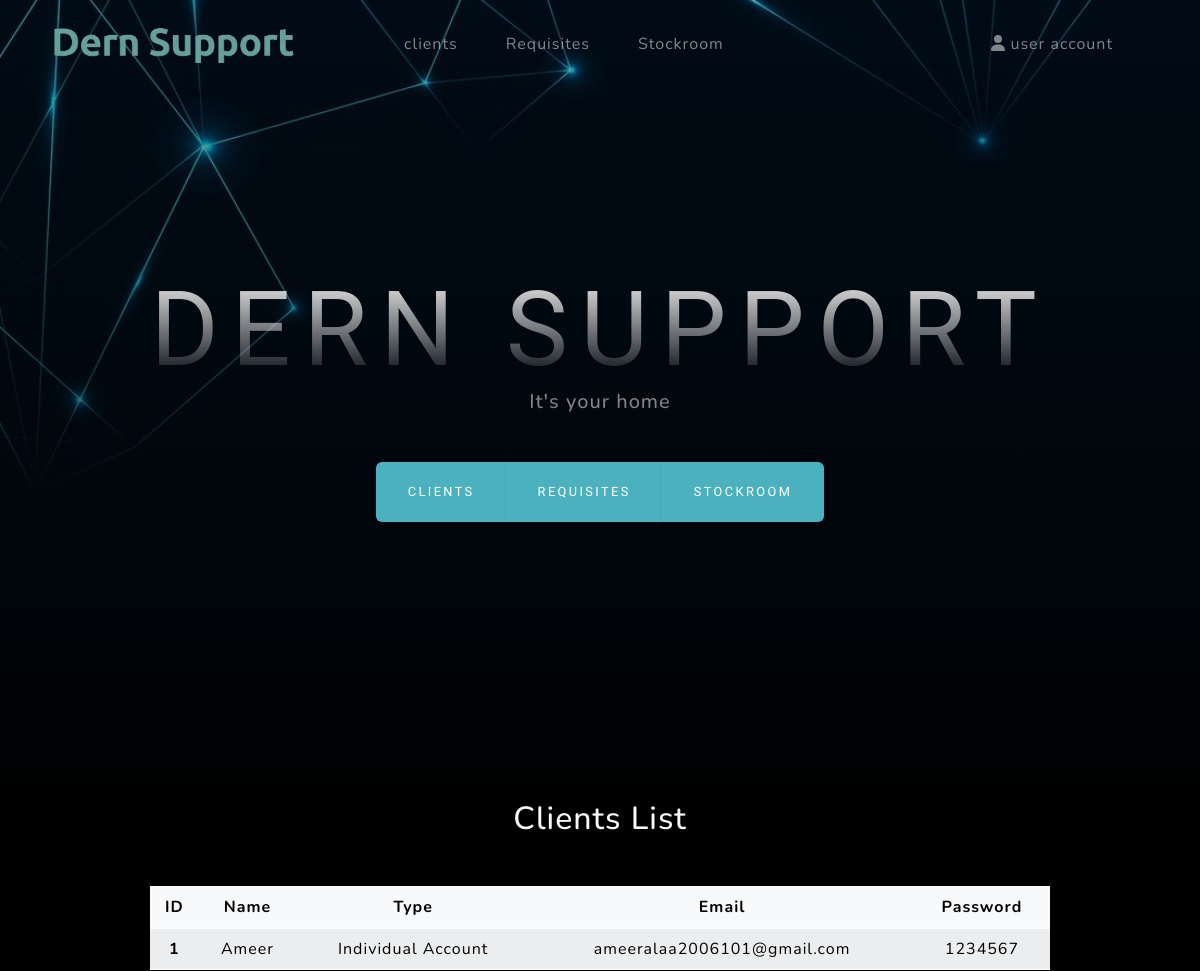
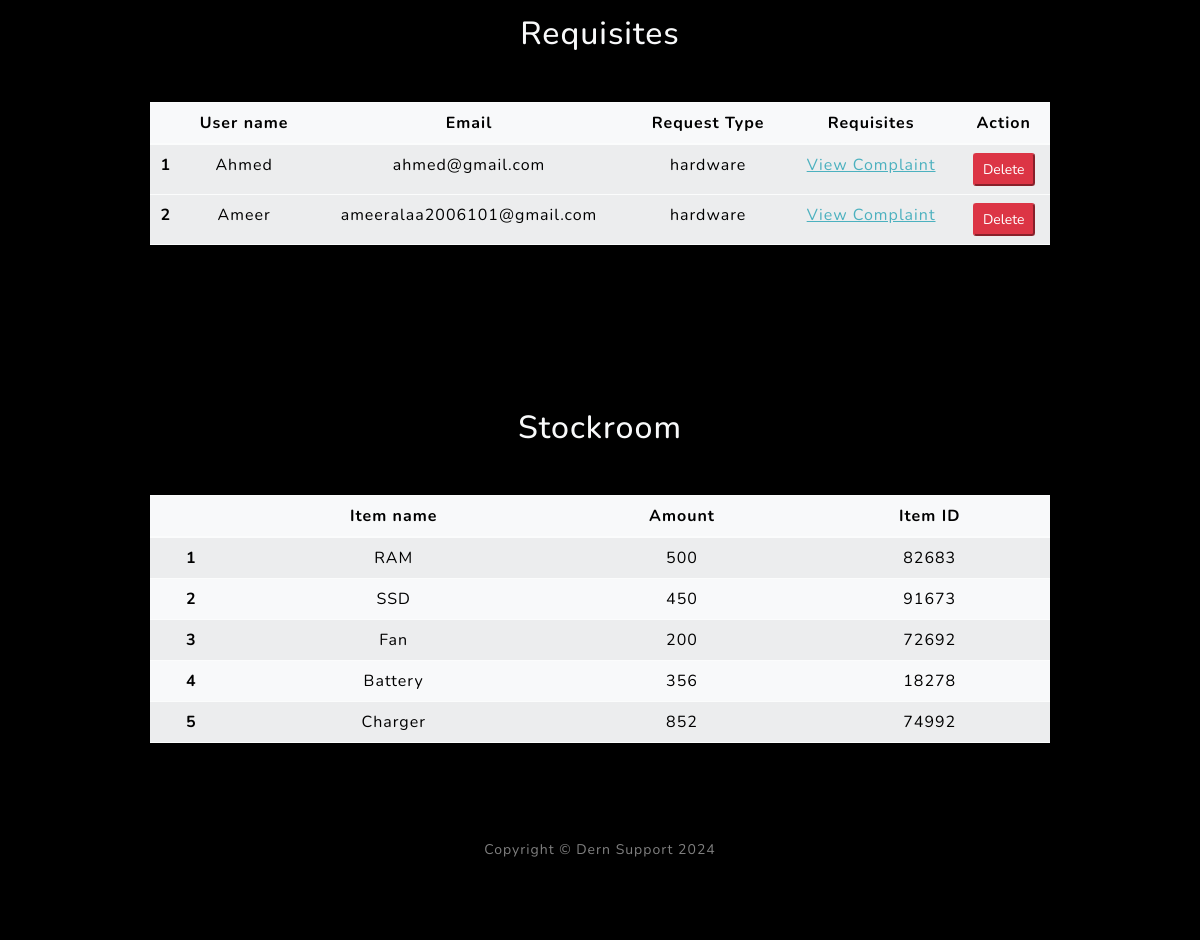
The app's page /business.php with its own data (2 pictures, top to bottom).
### tables this page shows
CREATE TABLE `users` (
  `id` int(11) NOT NULL,
  `username` varchar(50) NOT NULL,
  `email` varchar(255) DEFAULT NULL,
  `password` varchar(100) NOT NULL,
  `type` varchar(100) DEFAULT NULL
);

CREATE TABLE `requests` (
  `id` int(11) NOT NULL,
  `username` varchar(255) DEFAULT NULL,
  `problem` varchar(255) DEFAULT NULL,
  `deliveryDate` datetime DEFAULT NULL,
  `requestType` varchar(100) DEFAULT NULL,
  `email` varchar(255) DEFAULT NULL
);

CREATE TABLE `stockroom` (
  `id` int(11) NOT NULL,
  `item` varchar(100) NOT NULL,
  `amount` int(11) NOT NULL,
  `itemId` varchar(100) DEFAULT NULL
);

### business.php (the view, shortened to what this page needs)
<?php
include('./php & database/config.php');
$query_clients = "SELECT * FROM users";
$result_clients = mysqli_query($conn, $query_clients);
$sql = "SELECT * FROM requests";
$result = $conn->query($sql);
$query_stockroom = "SELECT * FROM stockroom";
$result_stockroom = mysqli_query($conn, $query_stockroom);
?>
<!DOCTYPE html>
<html lang="en">
<head>
    <link rel="stylesheet" href="https://maxcdn.bootstrapcdn.com/bootstrap/4.5.2/css/bootstrap.min.css">
    <link href="css/styles.css" rel="stylesheet" />
</head>
<body id="page-top">
    <nav class="navbar navbar-expand-lg navbar-light fixed-top" id="mainNav">
        <div class="container-fluid px-4 px-lg-5">
            <img class="navbar-brand col-4" id="logo" src="assets\Logo.png" href="#page-top" />
            <div class="collapse navbar-collapse col-4" id="navbarResponsive">
                <ul class="navbar-nav ms-auto">
                    <li class="nav-item"><a class="nav-link" href="#clients">clients</a></li>
                    <li class="nav-item"><a class="nav-link" href="#Requisites">Requisites</a></li>
                    <li class="nav-item"><a class="nav-link" href="#stockroom">Stockroom</a></li>
                </ul>
            </div>
            <ul class="navbar-nav col-4 d-flex justify-content-end">
                <li class="nav-item">
                    <a class="text-sm nav-link" href="clients.php">
                        <i class="fas fa-user"></i>
                        user account
                    </a>
                </li>
            </ul>
        </div>
    </nav>
    <header class="masthead">
        <div class="container px-4 px-lg-5 d-flex h-100 align-items-center justify-content-center">
            <div class="d-flex justify-content-center">
                <div class="text-center">
                    <h1 class="mx-auto my-0 text-uppercase">Dern Support</h1>
                    <h2 class="text-white-50 mx-auto mt-2 mb-5">It's your home
                    </h2>
                    <div class=" btn-group">
                        <a class="btn btn-primary" href="#clients">clients</a>
                        <a class="btn btn-primary" href="#Requisites">Requisites</a>
                        <a class="btn btn-primary" href="#stockroom">Stockroom</a>
                    </div>
                </div>
            </div>
        </div>
    </header>
    <div class="clients-section text-center" id="clients">
        <h2 class="text-light mb-5">Clients List</h2>
        <div class="d-flex justify-content-center">
            <table class="table table-light table-hover w-75 table-striped ">
                <thead>
                    <tr>
                        <th scope="col">ID</th>
                        <th scope="col">Name</th>
                        <th scope="col">Type</th>
                        <th scope="col">Email</th>
                        <th scope="col">Password</th>
                    </tr>
                </thead>
                <tbody>
                    <?php
            if ($result_clients->num_rows > 0) {
            while ($row_clients = mysqli_fetch_assoc($result_clients)) {
                echo "<tr>";
                echo "<th scope=\"row\">" . $row_clients['id'] . "</th>";
                echo "<td>" . $row_clients['username'] . "</td>";
                echo "<td>" . $row_clients['type'] . "</td>";
                echo "<td>" . $row_clients['email'] . "</td>";
                echo "<td>" . $row_clients['password'] . "</td>";
                echo "</tr>";
            }
        }else{
            echo "<tr><td colspan='5'>No Users yet</td></tr>";
        }
            ?>
                </tbody>
            </table>
        </div>
    </div>
    <div class="Requisites-section text-center " id="Requisites">
        <h2 class="text-light mb-5">Requisites</h2>
        <div class=" d-flex justify-content-center ">
            <table class="table table-light table-hover table-striped w-75 ">
                <thead>
                    <tr>
                        <th scope="col"></th>
                        <th scope="col">User name</th>
                        <th scope="col">Email</th>
                        <th scope="col">Request Type</th>
                        <th scope="col">Requisites</th>
                        <th scope="col">Action</th>
                    </tr>
                </thead>
                <tbody>
                    <?php
                if ($result->num_rows > 0) {
                    while($row = $result->fetch_assoc()) {
                        $id = $row["id"];
                        $username = $row["username"];
                        $email = $row["email"];
                        $problem = $row["problem"];
                        $requestType = $row["requestType"];
                        echo '<tr data-toggle="collapse" data-target="#complaint'.$id.'" aria-expanded="false" aria-controls="complaint'.$id.'">
                                <th scope="row">' . $id . '</th>
                                <td>' . $username . '</td>
                                <td>' . $email . '</td>
                                <td>' . $requestType . '</td>
                                <td>
                                    <a type="button" class="btn-link link-primary" data-toggle="collapse" data-target="#complaint'.$id.'" aria-expanded="false" aria-controls="complaint'.$id.'">
                                        View Complaint
                                    </a>
                                </td>
                                <td>
                                    <form method="post">
                                        <input type="hidden" name="delete_id" value="'.$id.'">
                                        <button type="submit" name="delete" class="btn-sm btn-danger">Delete</button>
                                    </form>
                                </td>
                            </tr>
                            <tr id="complaint'.$id.'" class="collapse">
                                <td colspan="5">
                                    <div>' . $problem . '</div>
                                </td>
                            </tr>';
                    }
                } else {
                    echo "<tr><td colspan='6'>No requests naw</td></tr>";
                }
                ?>
                </tbody>
            </table>
        </div>
    </div>
    <div class="stockroom-section text-center mt-5" id="stockroom">
        <h2 class="text-light mb-5">Stockroom</h2>
        <div class="d-flex justify-content-center">
            <table class="table table-light table-hover table-striped clients-table w-75">
                <thead>
                    <tr>
                        <th scope="col"></th>
                        <th scope="col">Item name</th>
                        <th scope="col">Amount</th>
                        <th scope="col">Item ID</th>
                    </tr>
                </thead>
                <tbody>
                    <?php
            while ($row_stockroom = mysqli_fetch_assoc($result_stockroom)) {
                echo "<tr>";
                echo "<th scope=\"row\">" . $row_stockroom['id'] . "</th>";
                echo "<td>" . $row_stockroom['item'] . "</td>";
                echo "<td>" . $row_stockroom['amount'] . "</td>";
                echo "<td>" . $row_stockroom['itemId'] . "</td>";
                echo "</tr>";
            }
            ?>
                </tbody>
            </table>
        </div>
    </div>
    <footer class="footer bg-black small text-center text-white-50">
        <div class="container px-4 px-lg-5">Copyright &copy; Dern Support 2024</div>
    </footer>
</body>
</html>

### records on screen
users: id "1", username "Ameer", type "Individual Account", email "ameeralaa2006101@gmail.com", password "1234567"
requests: id "1", username "Ahmed", email "ahmed@gmail.com", requestType "hardware"
requests: id "2", username "Ameer", email "ameeralaa2006101@gmail.com", requestType "hardware"
stockroom: id "1", item "RAM", amount "500", itemId "82683"
stockroom: id "2", item "SSD", amount "450", itemId "91673"
stockroom: id "3", item "Fan", amount "200", itemId "72692"
stockroom: id "4", item "Battery", amount "356", itemId "18278"
stockroom: id "5", item "Charger", amount "852", itemId "74992"
